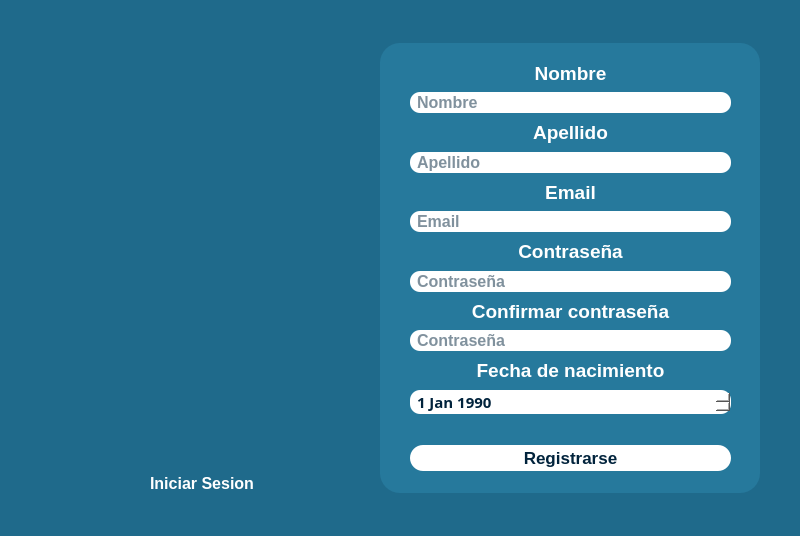
<?xml version="1.0" encoding="UTF-8"?>
<ui version="4.0">
 <class>Window_Registro</class>
 <widget class="QMainWindow" name="Window_Registro">
  <property name="geometry">
   <rect>
    <x>0</x>
    <y>0</y>
    <width>800</width>
    <height>536</height>
   </rect>
  </property>
  <property name="minimumSize">
   <size>
    <width>800</width>
    <height>536</height>
   </size>
  </property>
  <property name="maximumSize">
   <size>
    <width>800</width>
    <height>536</height>
   </size>
  </property>
  <property name="windowTitle">
   <string>MainWindow</string>
  </property>
  <widget class="QWidget" name="centralwidget">
   <property name="styleSheet">
    <string notr="true">QVBoxLayout{
	background-color:transparent
}</string>
   </property>
   <widget class="QLabel" name="Label_Fondo">
    <property name="geometry">
     <rect>
      <x>-20</x>
      <y>0</y>
      <width>976</width>
      <height>541</height>
     </rect>
    </property>
    <property name="autoFillBackground">
     <bool>false</bool>
    </property>
    <property name="styleSheet">
     <string notr="true">background-color: rgb(39, 125, 161, 200);</string>
    </property>
    <property name="text">
     <string/>
    </property>
    <property name="pixmap">
     <pixmap resource="../QRC/imagenesInicioSesion.qrc">:/newPrefix/Images/viejito-01.png</pixmap>
    </property>
    <property name="scaledContents">
     <bool>true</bool>
    </property>
   </widget>
   <widget class="QWidget" name="verticalLayoutWidget">
    <property name="geometry">
     <rect>
      <x>410</x>
      <y>60</y>
      <width>321</width>
      <height>411</height>
     </rect>
    </property>
    <layout class="QVBoxLayout" name="verticalLayout">
     <property name="spacing">
      <number>6</number>
     </property>
     <property name="sizeConstraint">
      <enum>QLayout::SetNoConstraint</enum>
     </property>
     <property name="leftMargin">
      <number>0</number>
     </property>
     <property name="bottomMargin">
      <number>0</number>
     </property>
     <item>
      <widget class="QLabel" name="Label_Nombre">
       <property name="font">
        <font>
         <pointsize>14</pointsize>
         <weight>75</weight>
         <bold>true</bold>
        </font>
       </property>
       <property name="layoutDirection">
        <enum>Qt::LeftToRight</enum>
       </property>
       <property name="styleSheet">
        <string notr="true">color: #FFFFFF; background-color: transparent;</string>
       </property>
       <property name="text">
        <string>Nombre</string>
       </property>
       <property name="alignment">
        <set>Qt::AlignCenter</set>
       </property>
      </widget>
     </item>
     <item>
      <widget class="QLineEdit" name="Line_Nombre">
       <property name="font">
        <font>
         <pointsize>12</pointsize>
         <weight>75</weight>
         <bold>true</bold>
        </font>
       </property>
       <property name="styleSheet">
        <string notr="true">background-color:#FFFFFF; color:#01233C; border-radius:10px;
padding-left: 5px</string>
       </property>
       <property name="placeholderText">
        <string>Nombre</string>
       </property>
      </widget>
     </item>
     <item>
      <widget class="QLabel" name="Label_Apellido">
       <property name="font">
        <font>
         <pointsize>14</pointsize>
         <weight>75</weight>
         <bold>true</bold>
        </font>
       </property>
       <property name="styleSheet">
        <string notr="true">color: #FFFFFF; background-color: transparent;</string>
       </property>
       <property name="text">
        <string>Apellido</string>
       </property>
       <property name="alignment">
        <set>Qt::AlignCenter</set>
       </property>
      </widget>
     </item>
     <item>
      <widget class="QLineEdit" name="Line_Apellido">
       <property name="font">
        <font>
         <pointsize>12</pointsize>
         <weight>75</weight>
         <bold>true</bold>
        </font>
       </property>
       <property name="styleSheet">
        <string notr="true">background-color:#FFFFFF; color:#01233C; border-radius:10px;
padding-left: 5px</string>
       </property>
       <property name="placeholderText">
        <string>Apellido</string>
       </property>
      </widget>
     </item>
     <item>
      <widget class="QLabel" name="Label_Email">
       <property name="font">
        <font>
         <pointsize>14</pointsize>
         <weight>75</weight>
         <bold>true</bold>
        </font>
       </property>
       <property name="styleSheet">
        <string notr="true">color: #FFFFFF; background-color: transparent;</string>
       </property>
       <property name="text">
        <string>Email</string>
       </property>
       <property name="alignment">
        <set>Qt::AlignCenter</set>
       </property>
      </widget>
     </item>
     <item>
      <widget class="QLineEdit" name="Line_Email">
       <property name="font">
        <font>
         <pointsize>12</pointsize>
         <weight>75</weight>
         <bold>true</bold>
        </font>
       </property>
       <property name="styleSheet">
        <string notr="true">background-color:#FFFFFF; color:#01233C; border-radius:10px;
padding-left: 5px</string>
       </property>
       <property name="placeholderText">
        <string>Email</string>
       </property>
      </widget>
     </item>
     <item>
      <widget class="QLabel" name="Label_Contrasena">
       <property name="font">
        <font>
         <pointsize>14</pointsize>
         <weight>75</weight>
         <bold>true</bold>
        </font>
       </property>
       <property name="styleSheet">
        <string notr="true">color: #FFFFFF; background-color: transparent;</string>
       </property>
       <property name="text">
        <string>Contraseña</string>
       </property>
       <property name="alignment">
        <set>Qt::AlignCenter</set>
       </property>
      </widget>
     </item>
     <item>
      <widget class="QLineEdit" name="Line_Contrasena">
       <property name="font">
        <font>
         <pointsize>12</pointsize>
         <weight>75</weight>
         <bold>true</bold>
        </font>
       </property>
       <property name="styleSheet">
        <string notr="true">background-color:#FFFFFF; color:#01233C; border-radius:10px;
padding-left: 5px</string>
       </property>
       <property name="echoMode">
        <enum>QLineEdit::Password</enum>
       </property>
       <property name="placeholderText">
        <string>Contraseña</string>
       </property>
      </widget>
     </item>
     <item>
      <widget class="QLabel" name="Label_ConfirmarContrasena">
       <property name="font">
        <font>
         <pointsize>14</pointsize>
         <weight>75</weight>
         <bold>true</bold>
        </font>
       </property>
       <property name="styleSheet">
        <string notr="true">color: #FFFFFF; background-color: transparent;</string>
       </property>
       <property name="text">
        <string>Confirmar contraseña</string>
       </property>
       <property name="alignment">
        <set>Qt::AlignCenter</set>
       </property>
      </widget>
     </item>
     <item>
      <widget class="QLineEdit" name="Line_ConfirmarContrasena">
       <property name="font">
        <font>
         <pointsize>12</pointsize>
         <weight>75</weight>
         <bold>true</bold>
        </font>
       </property>
       <property name="styleSheet">
        <string notr="true">background-color:#FFFFFF; color:#01233C; border-radius:10px;
padding-left: 5px</string>
       </property>
       <property name="echoMode">
        <enum>QLineEdit::Password</enum>
       </property>
       <property name="placeholderText">
        <string>Contraseña</string>
       </property>
      </widget>
     </item>
     <item>
      <widget class="QLabel" name="Label_Fecha">
       <property name="font">
        <font>
         <pointsize>14</pointsize>
         <weight>75</weight>
         <bold>true</bold>
        </font>
       </property>
       <property name="styleSheet">
        <string notr="true">color: #FFFFFF; background-color: transparent;</string>
       </property>
       <property name="text">
        <string>Fecha de nacimiento</string>
       </property>
       <property name="alignment">
        <set>Qt::AlignCenter</set>
       </property>
      </widget>
     </item>
     <item>
      <widget class="QDateEdit" name="Fecha">
       <property name="font">
        <font>
         <family>Microsoft YaHei</family>
         <pointsize>11</pointsize>
         <weight>75</weight>
         <bold>true</bold>
        </font>
       </property>
       <property name="styleSheet">
        <string notr="true">background-color:#FFFFFF; color:#01233C; border-radius:10px;
padding-left: 5px</string>
       </property>
       <property name="buttonSymbols">
        <enum>QAbstractSpinBox::UpDownArrows</enum>
       </property>
       <property name="accelerated">
        <bool>false</bool>
       </property>
       <property name="date">
        <date>
         <year>1990</year>
         <month>1</month>
         <day>1</day>
        </date>
       </property>
      </widget>
     </item>
     <item>
      <spacer name="verticalSpacer">
       <property name="orientation">
        <enum>Qt::Vertical</enum>
       </property>
       <property name="sizeType">
        <enum>QSizePolicy::Fixed</enum>
       </property>
       <property name="sizeHint" stdset="0">
        <size>
         <width>5</width>
         <height>25</height>
        </size>
       </property>
      </spacer>
     </item>
     <item>
      <widget class="QPushButton" name="Boton_Registro">
       <property name="enabled">
        <bool>true</bool>
       </property>
       <property name="sizePolicy">
        <sizepolicy hsizetype="Minimum" vsizetype="Minimum">
         <horstretch>8</horstretch>
         <verstretch>0</verstretch>
        </sizepolicy>
       </property>
       <property name="font">
        <font>
         <pointsize>13</pointsize>
         <weight>75</weight>
         <bold>true</bold>
        </font>
       </property>
       <property name="cursor">
        <cursorShape>PointingHandCursor</cursorShape>
       </property>
       <property name="styleSheet">
        <string notr="true">QPushButton{
	background-color:#FFFFFF; 
	color:#01233C; 
	border-radius:13px;
}

QPushButton:hover{
	background-color:#01233C; 
	color:#FFFFFF; 
	border-radius13:px;
}</string>
       </property>
       <property name="text">
        <string>Registrarse</string>
       </property>
      </widget>
     </item>
    </layout>
   </widget>
   <widget class="QLabel" name="Label_Fonodo_Monocromatico">
    <property name="geometry">
     <rect>
      <x>380</x>
      <y>43</y>
      <width>380</width>
      <height>450</height>
     </rect>
    </property>
    <property name="styleSheet">
     <string notr="true">background-color: rgb(39, 125, 161, 200);
border-radius : 20px;
opacity: 0.5</string>
    </property>
    <property name="text">
     <string/>
    </property>
   </widget>
   <widget class="QLabel" name="Label_fondo_color">
    <property name="geometry">
     <rect>
      <x>0</x>
      <y>0</y>
      <width>800</width>
      <height>536</height>
     </rect>
    </property>
    <property name="styleSheet">
     <string notr="true">background-color:#01233C</string>
    </property>
    <property name="text">
     <string/>
    </property>
   </widget>
   <widget class="QWidget" name="verticalLayoutWidget_2">
    <property name="geometry">
     <rect>
      <x>50</x>
      <y>30</y>
      <width>304</width>
      <height>463</height>
     </rect>
    </property>
    <layout class="QVBoxLayout" name="verticalLayout_2">
     <item>
      <widget class="QLabel" name="label_logo">
       <property name="text">
        <string/>
       </property>
       <property name="textFormat">
        <enum>Qt::PlainText</enum>
       </property>
       <property name="pixmap">
        <pixmap resource="../QRC/imagenesInicioSesion.qrc">:/inicioSesion/Icons/logo.png</pixmap>
       </property>
       <property name="scaledContents">
        <bool>true</bool>
       </property>
       <property name="alignment">
        <set>Qt::AlignCenter</set>
       </property>
      </widget>
     </item>
     <item>
      <spacer name="verticalSpacer_2">
       <property name="orientation">
        <enum>Qt::Vertical</enum>
       </property>
       <property name="sizeType">
        <enum>QSizePolicy::Fixed</enum>
       </property>
       <property name="sizeHint" stdset="0">
        <size>
         <width>27</width>
         <height>49</height>
        </size>
       </property>
      </spacer>
     </item>
     <item>
      <widget class="QPushButton" name="boton_Iniciar_sesion">
       <property name="font">
        <font>
         <pointsize>12</pointsize>
         <weight>75</weight>
         <bold>true</bold>
        </font>
       </property>
       <property name="styleSheet">
        <string notr="true">QPushButton{
	color: #FFFFFF; 
	background-color: transparent; 
	border-radius:10px;
}
QPushButton:hover{
	color: #00EEFF; 
	background-color: transparent; 
	border-radius:10px;
}
</string>
       </property>
       <property name="text">
        <string>Iniciar Sesion</string>
       </property>
      </widget>
     </item>
    </layout>
   </widget>
   <zorder>Label_fondo_color</zorder>
   <zorder>Label_Fondo</zorder>
   <zorder>Label_Fonodo_Monocromatico</zorder>
   <zorder>verticalLayoutWidget</zorder>
   <zorder>verticalLayoutWidget_2</zorder>
  </widget>
 </widget>
 <resources>
  <include location="../QRC/imagenesInicioSesion.qrc"/>
 </resources>
 <connections/>
</ui>
